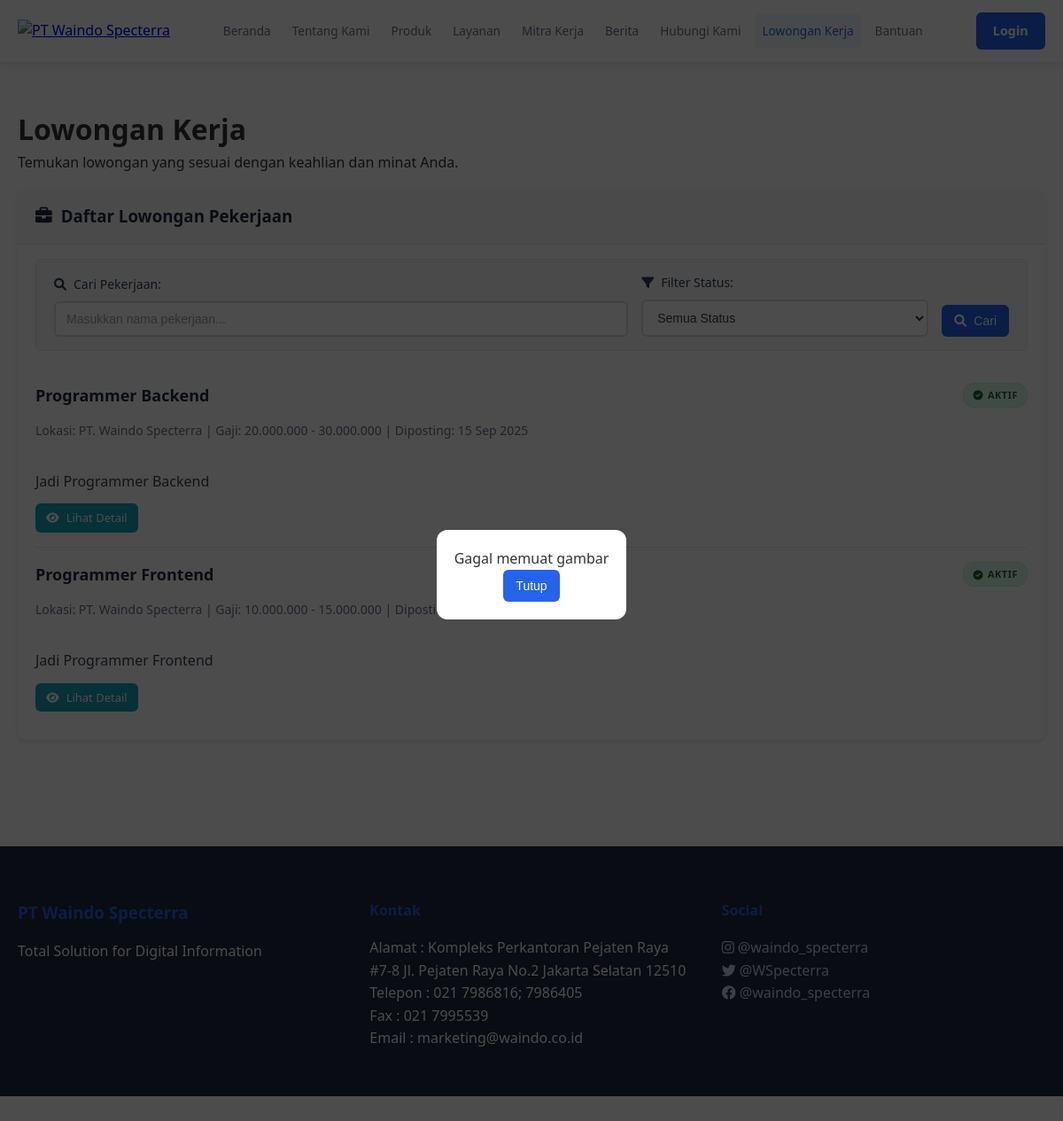
The app's page /bergabung.php, older data.
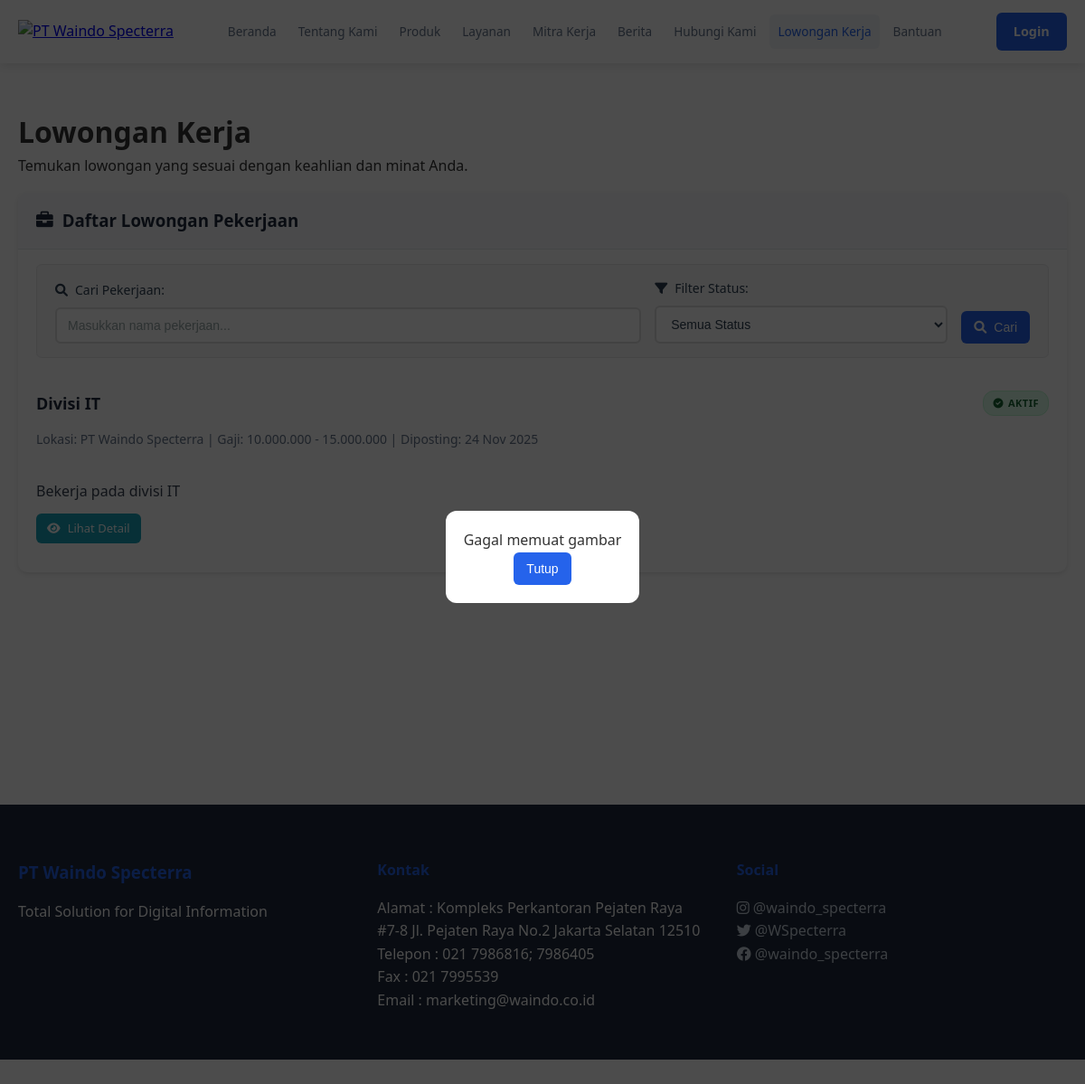
The same page, newer data.
### tables this page shows
CREATE TABLE `lowongan` (
  `job_id` int NOT NULL,
  `title` varchar(200) NOT NULL,
  `description` text NOT NULL,
  `requirements` text,
  `location` varchar(100) DEFAULT NULL,
  `salary_range` varchar(50) DEFAULT NULL,
  `status` enum('open','closed') DEFAULT 'open',
  `posted_by` int DEFAULT NULL,
  `req_jenjang_pendidikan` int DEFAULT NULL,
  `req_jurusan_pendidikan` int DEFAULT NULL,
  `posted_at` timestamp NULL DEFAULT CURRENT_TIMESTAMP,
  `updated_at` timestamp NULL DEFAULT NULL,
  `hapus` int NOT NULL DEFAULT '0'
);

### bergabung.php (the view, shortened to what the changed rows need)
<?php
require_once 'connect/koneksi.php';
$whereClause = "WHERE hapus=0";
$jobs = mysqli_query($conn, "SELECT job_id, title, description, location, salary_range, posted_at, status FROM lowongan $whereClause ORDER BY status ASC, posted_at DESC");
?>
<!DOCTYPE html>
<html lang="id">
<head>
    <link rel="stylesheet" href="assets/css/common.css">
    <link rel="stylesheet" href="assets/css/navbar.css">
    <link rel="stylesheet" href="assets/css/pages.css">
    <link rel="stylesheet" href="assets/css/bergabung.css">
    <link rel="stylesheet" href="https://cdnjs.cloudflare.com/ajax/libs/font-awesome/6.0.0/css/all.min.css">
</head>
<body>
    <div class="page-container">
        <main class="page-content">
            <div class="container">
                <h1>Lowongan Kerja</h1>
                <div class="card">
                    <div class="card-body">
                        <?php if ($jobs && mysqli_num_rows($jobs) > 0): ?>
                            <?php while ($job = mysqli_fetch_assoc($jobs)): ?>
                                <div class="job-item <?php echo $job['status'] === 'closed' ? 'job-closed' : ''; ?>">
                                    <div class="job-header">
                                        <h4 class="job-title"><?php echo htmlspecialchars($job['title']); ?></h4>
                                        <div class="job-status">
                                            <?php if ($job['status'] === 'open'): ?>
                                                <span class="status-badge status-open">
                                                    <i class="fas fa-check-circle"></i> Aktif
                                                </span>
                                            <?php else: ?>
                                                <span class="status-badge status-closed">
                                                    <i class="fas fa-times-circle"></i> Ditutup
                                                </span>
                                            <?php endif; ?>
                                        </div>
                                    </div>
                                    <div class="job-meta">
                                        Lokasi: <?php echo htmlspecialchars($job['location'] ?: '-'); ?> |
                                        Gaji: <?php echo htmlspecialchars($job['salary_range'] ?: '-'); ?> |
                                        Diposting: <?php echo date('d M Y', strtotime($job['posted_at'])); ?>
                                    </div>
                                    <div class="job-desc-preview">
                                        <?php
                                        $description = strip_tags($job['description']);
                                        echo htmlspecialchars(strlen($description) > 200 ? substr($description, 0, 200) . '...' : $description);
                                        ?>
                                    </div>
                                    <div class="job-actions">
                                        <a href="detail-lowongan-public.php?id=<?php echo $job['job_id']; ?>" class="btn btn-info btn-sm">
                                            <i class="fas fa-eye"></i> Lihat Detail
                                        </a>
                                    </div>
                                </div>
                            <?php endwhile; ?>
                        <?php endif; ?>
                    </div>
                </div>
            </div>
        </main>
    </div>
</body>
</html>

Row changes from the older to the newer data that the page shows:
removed lowongan: title "Programmer Backend", status "open" (drawn), location "PT. Waindo Specterra", salary_range "20.000.000 - 30.000.000", posted_at "15 Sep 2025", description "Jadi Programmer Backend"
removed lowongan: title "Programmer Frontend", status "open" (drawn), location "PT. Waindo Specterra", salary_range "10.000.000 - 15.000.000", description "Jadi Programmer Frontend"
added lowongan: title "Divisi IT", status "open" (drawn), location "PT Waindo Specterra", salary_range "10.000.000 - 15.000.000", posted_at "24 Nov 2025", description "Bekerja pada divisi IT"
